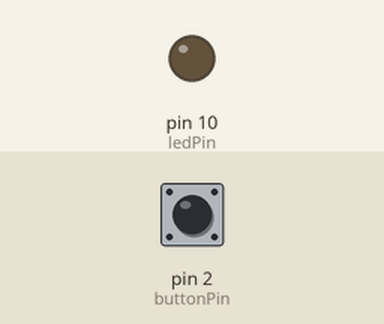
Bench run of a sketch on a simulated Arduino Uno, built with avr-gcc and run on an emulated ATmega328P. On the bench: output pins drawn as LEDs (lit = HIGH). Inputs (shaded band) come from the test bench; at power-on: pin 2 (buttonPin) LOW.

Above: at 1.2 s.
1.3 s: pin 2 (buttonPin) pulled HIGH for 0.15 s
At 1.37 s:
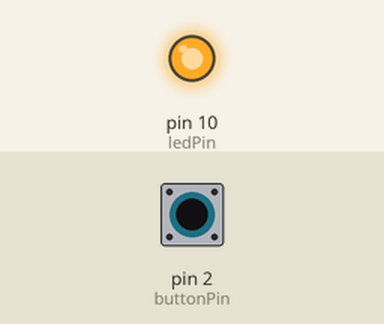
2.9 s: pin 2 (buttonPin) pulled HIGH for 3.2 s
At 7.2 s:
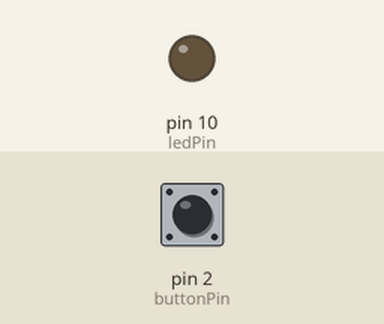
Timing chart, 0 to 8.7 s (numbered marks = the images above; inputs shaded):
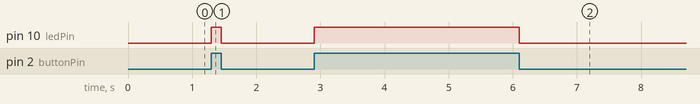

Measured:
- after the input at 1.3 s, pin 10 (ledPin): LOW → HIGH at once, → LOW 0.15 s later
- after the input at 2.9 s, pin 10 (ledPin): LOW → HIGH at once, → LOW 3.2 s later

The sketch:

sketch_sep09a.ino
```cpp
const int buttonPin = 2;
const int ledPin = 10;

void setup() {
  pinMode(ledPin, OUTPUT);
  pinMode(buttonPin, INPUT);
  digitalWrite(ledPin, LOW);
}

void loop() {
  if (digitalRead(buttonPin)) {
    digitalWrite(ledPin, HIGH);
  } else {
    digitalWrite(ledPin, LOW);
  }
}
```
